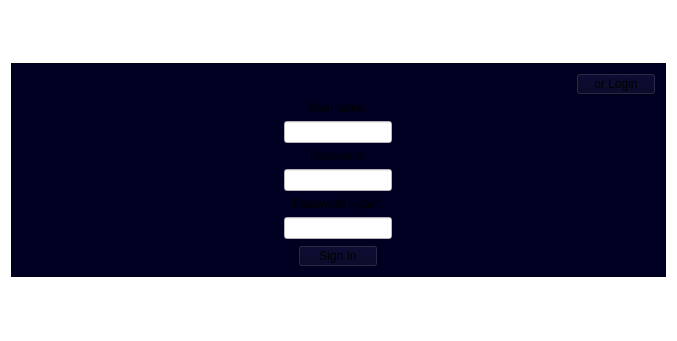
<?xml version="1.0" encoding="UTF-8"?>
<ui version="4.0">
 <class>Frame</class>
 <widget class="QFrame" name="Frame">
  <property name="geometry">
   <rect>
    <x>0</x>
    <y>0</y>
    <width>677</width>
    <height>341</height>
   </rect>
  </property>
  <property name="windowTitle">
   <string>Frame</string>
  </property>
  <property name="styleSheet">
   <string notr="true">background-color:rgb(255,255,255);</string>
  </property>
  <layout class="QVBoxLayout" name="verticalLayout">
   <item alignment="Qt::AlignmentFlag::AlignVCenter">
    <widget class="QFrame" name="sign_in_screen">
     <property name="sizePolicy">
      <sizepolicy hsizetype="Preferred" vsizetype="Preferred">
       <horstretch>0</horstretch>
       <verstretch>0</verstretch>
      </sizepolicy>
     </property>
     <property name="styleSheet">
      <string notr="true">background-color:rgb(0,0,34)</string>
     </property>
     <property name="frameShape">
      <enum>QFrame::Shape::StyledPanel</enum>
     </property>
     <property name="frameShadow">
      <enum>QFrame::Shadow::Raised</enum>
     </property>
     <layout class="QVBoxLayout" name="verticalLayout_2">
      <item alignment="Qt::AlignmentFlag::AlignRight">
       <widget class="QPushButton" name="button_login">
        <property name="text">
         <string>or Login</string>
        </property>
       </widget>
      </item>
      <item alignment="Qt::AlignmentFlag::AlignHCenter">
       <widget class="QLabel" name="label_username">
        <property name="text">
         <string>Username:</string>
        </property>
       </widget>
      </item>
      <item alignment="Qt::AlignmentFlag::AlignHCenter">
       <widget class="QLineEdit" name="line_username">
        <property name="styleSheet">
         <string notr="true">background-color: rgb(255,255,255);
color:rgb(0, 0, 0);
font: 700 10pt &quot;Segoe UI&quot;;
</string>
        </property>
        <property name="text">
         <string/>
        </property>
       </widget>
      </item>
      <item alignment="Qt::AlignmentFlag::AlignHCenter">
       <widget class="QLabel" name="label_password">
        <property name="text">
         <string>Password:</string>
        </property>
       </widget>
      </item>
      <item alignment="Qt::AlignmentFlag::AlignHCenter">
       <widget class="QLineEdit" name="line_password">
        <property name="styleSheet">
         <string notr="true">background-color: rgb(255,255,255);
color:rgb(0, 0, 0);
font: 700 10pt &quot;Segoe UI&quot;;
</string>
        </property>
       </widget>
      </item>
      <item alignment="Qt::AlignmentFlag::AlignHCenter">
       <widget class="QLabel" name="label_password_again">
        <property name="text">
         <string>Password Again:</string>
        </property>
       </widget>
      </item>
      <item alignment="Qt::AlignmentFlag::AlignHCenter">
       <widget class="QLineEdit" name="line_password_again">
        <property name="styleSheet">
         <string notr="true">background-color: rgb(255,255,255);
color:rgb(0, 0, 0);
font: 700 10pt &quot;Segoe UI&quot;;

</string>
        </property>
        <property name="text">
         <string/>
        </property>
       </widget>
      </item>
      <item alignment="Qt::AlignmentFlag::AlignHCenter">
       <widget class="QPushButton" name="button_sign_in">
        <property name="styleSheet">
         <string notr="true"/>
        </property>
        <property name="text">
         <string>Sign In</string>
        </property>
       </widget>
      </item>
     </layout>
    </widget>
   </item>
  </layout>
 </widget>
 <resources/>
 <connections/>
</ui>
